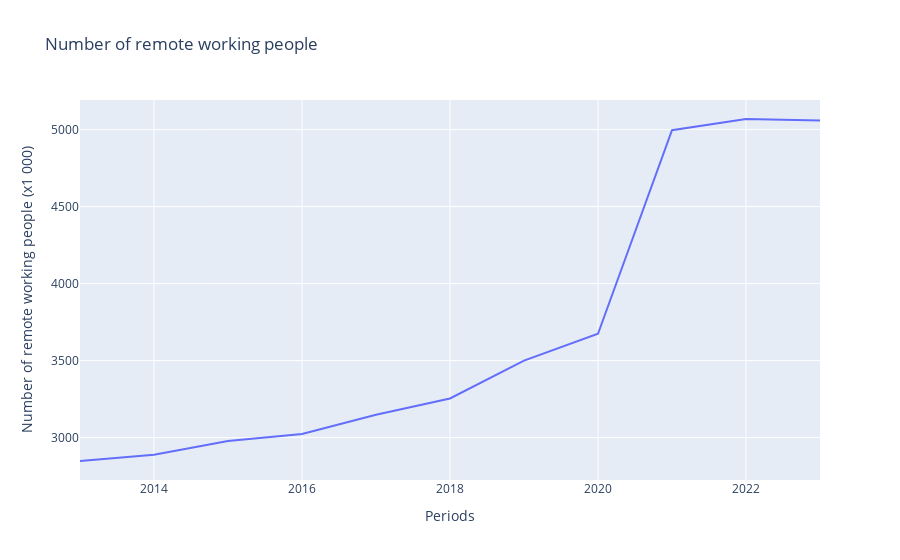

The notebook cell saved with this chart:
### Code cell
df_wfh1 = pd.read_csv(dataset_path_wfh1,delimiter=";",encoding="UTF-8-SIG")
df_wfh2 = pd.read_csv(dataset_path_wfh2,delimiter=";",encoding="UTF-8-SIG")
df_mat = pd.read_csv('Data/Mobiliteitstrend__per_rit_en_motief_02102024_122208.csv',delimiter=";",encoding="UTF-8-SIG")

df_wfh2.rename(columns={'Positie in de werkkring': 'Positie werkkring'}, inplace=True)
df_wfh2.rename(columns={'Thuiswerken': 'Thuiswerker'}, inplace=True)

columns = list(df_wfh2.columns)
columns.insert(1, columns.pop(columns.index('Thuiswerker')))
df_wfh2 = df_wfh2[columns]  

df_merged = pd.concat([df_wfh1,df_wfh2])

thuiswerker_mapping = {
    'Thuiswerker die gewoonlijk thuis werkt': 'Meestal thuiswerken',
    'Thuiswerker, incidenteel op vaste dagen': 'Soms thuiswerken',
    'Thuiswerker, incidenteel geen vaste dag': 'Soms thuiswerken',
    'Geen thuiswerker': 'Niet thuiswerken'
}

df_merged['Thuiswerker'] = df_merged['Thuiswerker'].replace(thuiswerker_mapping)

df_filtered = df_merged[
    (df_merged['Positie werkkring'] == 'Totaal') &
    (df_merged['Persoonskenmerken'] == 'Totaal personen') &
    (~df_merged['Thuiswerker'].isin(["Thuiswerker","Totaal","Meestal of soms thuiswerken","Thuiswerker die incidenteel thuis werkt"]))
]


df_filtered1 = df_wfh1[(df_wfh1['Thuiswerker'] == "Thuiswerker")&(df_wfh1['Positie werkkring'] == 'Totaal')&(df_wfh1['Persoonskenmerken'] == 'Totaal personen')]
df_filtered2 = df_wfh2[(df_wfh2['Thuiswerker'] == "Meestal of soms thuiswerken")&(df_wfh2['Positie werkkring'] == 'Totaal')&(df_wfh2['Persoonskenmerken'] == 'Totaal personen')]

df_wfh_line = pd.concat([df_filtered1,df_filtered2])


px.line(df_wfh_line,
        x="Perioden",
        y="Werkzame beroepsbevolking (x 1 000)",
        title = "Number of remote working people",
        labels={"Perioden": "Periods", "Werkzame beroepsbevolking (x 1 000)": "Number of remote working people (x1 000)"})

### Figure 1 — Plotly figure (JSON) as saved in the notebook; plotly's stock layout.template omitted (floating-point values rounded to 4 significant figures)
{"data": [{"hovertemplate": "Periods=%{x}<br>Number of remote working people (x1 000)=%{y}<extra></extra>", "legendgroup": "", "line": {"color": "#636efa", "dash": "solid"}, "marker": {"symbol": "circle"}, "mode": "lines", "name": "", "orientation": "v", "showlegend": false, "type": "scatter", "x": [2013, 2014, 2015, 2016, 2017, 2018, 2019, 2020, 2021, 2022, 2023], "xaxis": "x", "y": [2848, 2889, 2978, 3023, 3148, 3254, 3500, 3674, 4996, 5069, 5059], "yaxis": "y"}], "layout": {"legend": {"tracegroupgap": 0}, "title": {"text": "Number of remote working people"}, "xaxis": {"anchor": "y", "domain": [0, 1], "title": {"text": "Periods"}}, "yaxis": {"anchor": "x", "domain": [0, 1], "title": {"text": "Number of remote working people (x1 000)"}}}}
